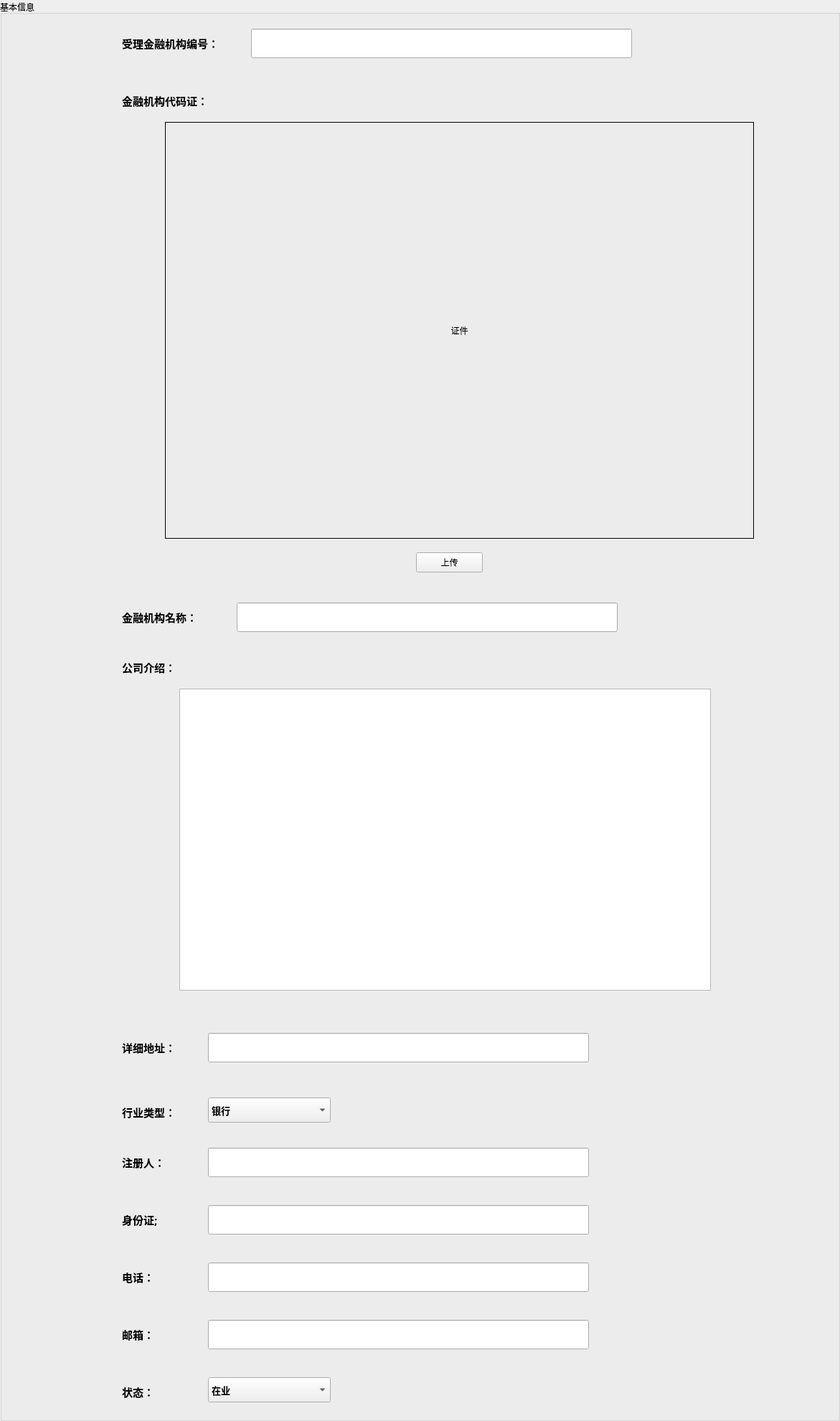
        <widget class="QGroupBox" name="groupBox">
         <property name="geometry">
          <rect>
           <x>10</x>
           <y>10</y>
           <width>1171</width>
           <height>1981</height>
          </rect>
         </property>
         <property name="title">
          <string>基本信息</string>
         </property>
         <widget class="QLabel" name="label_name_11">
          <property name="geometry">
           <rect>
            <x>170</x>
            <y>40</y>
            <width>161</width>
            <height>41</height>
           </rect>
          </property>
          <property name="font">
           <font>
            <family>微软雅黑</family>
            <pointsize>11</pointsize>
            <weight>75</weight>
            <bold>true</bold>
           </font>
          </property>
          <property name="text">
           <string>受理金融机构编号：</string>
          </property>
          <property name="alignment">
           <set>Qt::AlignLeading|Qt::AlignLeft|Qt::AlignVCenter</set>
          </property>
         </widget>
         <widget class="QLineEdit" name="lineEdit_team_name_2">
          <property name="geometry">
           <rect>
            <x>350</x>
            <y>40</y>
            <width>531</width>
            <height>41</height>
           </rect>
          </property>
          <property name="font">
           <font>
            <family>微软雅黑</family>
            <pointsize>10</pointsize>
            <weight>75</weight>
            <bold>true</bold>
           </font>
          </property>
          <property name="text">
           <string/>
          </property>
         </widget>
         <widget class="QLabel" name="label_name_12">
          <property name="geometry">
           <rect>
            <x>170</x>
            <y>120</y>
            <width>161</width>
            <height>41</height>
           </rect>
          </property>
          <property name="font">
           <font>
            <family>微软雅黑</family>
            <pointsize>11</pointsize>
            <weight>75</weight>
            <bold>true</bold>
           </font>
          </property>
          <property name="text">
           <string>金融机构代码证：</string>
          </property>
          <property name="alignment">
           <set>Qt::AlignLeading|Qt::AlignLeft|Qt::AlignVCenter</set>
          </property>
         </widget>
         <widget class="QLabel" name="label_5">
          <property name="geometry">
           <rect>
            <x>230</x>
            <y>170</y>
            <width>821</width>
            <height>581</height>
           </rect>
          </property>
          <property name="frameShape">
           <enum>QFrame::Box</enum>
          </property>
          <property name="text">
           <string>证件</string>
          </property>
          <property name="scaledContents">
           <bool>true</bool>
          </property>
          <property name="alignment">
           <set>Qt::AlignCenter</set>
          </property>
         </widget>
         <widget class="QPushButton" name="pushButton">
          <property name="geometry">
           <rect>
            <x>580</x>
            <y>770</y>
            <width>93</width>
            <height>28</height>
           </rect>
          </property>
          <property name="font">
           <font>
            <family>微软雅黑</family>
           </font>
          </property>
          <property name="text">
           <string>上传</string>
          </property>
         </widget>
         <widget class="QLineEdit" name="lineEdit_team_name_3">
          <property name="geometry">
           <rect>
            <x>330</x>
            <y>840</y>
            <width>531</width>
            <height>41</height>
           </rect>
          </property>
          <property name="font">
           <font>
            <family>微软雅黑</family>
            <pointsize>10</pointsize>
            <weight>75</weight>
            <bold>true</bold>
           </font>
          </property>
          <property name="text">
           <string/>
          </property>
         </widget>
         <widget class="QLabel" name="label_name_13">
          <property name="geometry">
           <rect>
            <x>170</x>
            <y>840</y>
            <width>161</width>
            <height>41</height>
           </rect>
          </property>
          <property name="font">
           <font>
            <family>微软雅黑</family>
            <pointsize>11</pointsize>
            <weight>75</weight>
            <bold>true</bold>
           </font>
          </property>
          <property name="text">
           <string>金融机构名称：</string>
          </property>
          <property name="alignment">
           <set>Qt::AlignLeading|Qt::AlignLeft|Qt::AlignVCenter</set>
          </property>
         </widget>
         <widget class="QLabel" name="label_name_14">
          <property name="geometry">
           <rect>
            <x>170</x>
            <y>910</y>
            <width>131</width>
            <height>41</height>
           </rect>
          </property>
          <property name="font">
           <font>
            <family>微软雅黑</family>
            <pointsize>11</pointsize>
            <weight>75</weight>
            <bold>true</bold>
           </font>
          </property>
          <property name="text">
           <string>公司介绍：</string>
          </property>
          <property name="alignment">
           <set>Qt::AlignLeading|Qt::AlignLeft|Qt::AlignVCenter</set>
          </property>
         </widget>
         <widget class="QPlainTextEdit" name="plainTextEdit">
          <property name="geometry">
           <rect>
            <x>250</x>
            <y>960</y>
            <width>741</width>
            <height>421</height>
           </rect>
          </property>
         </widget>
         <widget class="QLabel" name="label_name_15">
          <property name="geometry">
           <rect>
            <x>170</x>
            <y>1440</y>
            <width>111</width>
            <height>41</height>
           </rect>
          </property>
          <property name="font">
           <font>
            <family>微软雅黑</family>
            <pointsize>11</pointsize>
            <weight>75</weight>
            <bold>true</bold>
           </font>
          </property>
          <property name="text">
           <string>详细地址：</string>
          </property>
          <property name="alignment">
           <set>Qt::AlignLeading|Qt::AlignLeft|Qt::AlignVCenter</set>
          </property>
         </widget>
         <widget class="QLineEdit" name="lineEdit_team_name_4">
          <property name="geometry">
           <rect>
            <x>290</x>
            <y>1440</y>
            <width>531</width>
            <height>41</height>
           </rect>
          </property>
          <property name="font">
           <font>
            <family>微软雅黑</family>
            <pointsize>10</pointsize>
            <weight>75</weight>
            <bold>true</bold>
           </font>
          </property>
          <property name="text">
           <string/>
          </property>
         </widget>
         <widget class="QLabel" name="label_name_16">
          <property name="geometry">
           <rect>
            <x>170</x>
            <y>1530</y>
            <width>111</width>
            <height>41</height>
           </rect>
          </property>
          <property name="font">
           <font>
            <family>微软雅黑</family>
            <pointsize>11</pointsize>
            <weight>75</weight>
            <bold>true</bold>
           </font>
          </property>
          <property name="text">
           <string>行业类型：</string>
          </property>
          <property name="alignment">
           <set>Qt::AlignLeading|Qt::AlignLeft|Qt::AlignVCenter</set>
          </property>
         </widget>
         <widget class="QComboBox" name="comboBox_province_2">
          <property name="geometry">
           <rect>
            <x>290</x>
            <y>1530</y>
            <width>171</width>
            <height>35</height>
           </rect>
          </property>
          <property name="font">
           <font>
            <family>微软雅黑</family>
            <pointsize>10</pointsize>
            <weight>75</weight>
            <bold>true</bold>
           </font>
          </property>
          <property name="currentText">
           <string>银行</string>
          </property>
          <item>
           <property name="text">
            <string>银行</string>
           </property>
          </item>
          <item>
           <property name="text">
            <string>证券</string>
           </property>
          </item>
          <item>
           <property name="text">
            <string>保险</string>
           </property>
          </item>
          <item>
           <property name="text">
            <string>信托</string>
           </property>
          </item>
          <item>
           <property name="text">
            <string>基金</string>
           </property>
          </item>
          <item>
           <property name="text">
            <string>外资、侨资、中外合资</string>
           </property>
          </item>
         </widget>
         <widget class="QLabel" name="label_name_17">
          <property name="geometry">
           <rect>
            <x>170</x>
            <y>1600</y>
            <width>111</width>
            <height>41</height>
           </rect>
          </property>
          <property name="font">
           <font>
            <family>微软雅黑</family>
            <pointsize>11</pointsize>
            <weight>75</weight>
            <bold>true</bold>
           </font>
          </property>
          <property name="text">
           <string>注册人：</string>
          </property>
          <property name="alignment">
           <set>Qt::AlignLeading|Qt::AlignLeft|Qt::AlignVCenter</set>
          </property>
         </widget>
         <widget class="QLineEdit" name="lineEdit_team_name_5">
          <property name="geometry">
           <rect>
            <x>290</x>
            <y>1600</y>
            <width>531</width>
            <height>41</height>
           </rect>
          </property>
          <property name="font">
           <font>
            <family>微软雅黑</family>
            <pointsize>10</pointsize>
            <weight>75</weight>
            <bold>true</bold>
           </font>
          </property>
          <property name="text">
           <string/>
          </property>
         </widget>
         <widget class="QLabel" name="label_name_18">
          <property name="geometry">
           <rect>
            <x>170</x>
            <y>1680</y>
            <width>111</width>
            <height>41</height>
           </rect>
          </property>
          <property name="font">
           <font>
            <family>微软雅黑</family>
            <pointsize>11</pointsize>
            <weight>75</weight>
            <bold>true</bold>
           </font>
          </property>
          <property name="text">
           <string>身份证;</string>
          </property>
          <property name="alignment">
           <set>Qt::AlignLeading|Qt::AlignLeft|Qt::AlignVCenter</set>
          </property>
         </widget>
         <widget class="QLineEdit" name="lineEdit_team_name_6">
          <property name="geometry">
           <rect>
            <x>290</x>
            <y>1680</y>
            <width>531</width>
            <height>41</height>
           </rect>
          </property>
          <property name="font">
           <font>
            <family>微软雅黑</family>
            <pointsize>10</pointsize>
            <weight>75</weight>
            <bold>true</bold>
           </font>
          </property>
          <property name="text">
           <string/>
          </property>
         </widget>
         <widget class="QLabel" name="label_name_19">
          <property name="geometry">
           <rect>
            <x>170</x>
            <y>1760</y>
            <width>111</width>
            <height>41</height>
           </rect>
          </property>
          <property name="font">
           <font>
            <family>微软雅黑</family>
            <pointsize>11</pointsize>
            <weight>75</weight>
            <bold>true</bold>
           </font>
          </property>
          <property name="text">
           <string>电话：</string>
          </property>
          <property name="alignment">
           <set>Qt::AlignLeading|Qt::AlignLeft|Qt::AlignVCenter</set>
          </property>
         </widget>
         <widget class="QLineEdit" name="lineEdit_team_name_7">
          <property name="geometry">
           <rect>
            <x>290</x>
            <y>1760</y>
            <width>531</width>
            <height>41</height>
           </rect>
          </property>
          <property name="font">
           <font>
            <family>微软雅黑</family>
            <pointsize>10</pointsize>
            <weight>75</weight>
            <bold>true</bold>
           </font>
          </property>
          <property name="text">
           <string/>
          </property>
         </widget>
         <widget class="QLabel" name="label_name_20">
          <property name="geometry">
           <rect>
            <x>170</x>
            <y>1840</y>
            <width>111</width>
            <height>41</height>
           </rect>
          </property>
          <property name="font">
           <font>
            <family>微软雅黑</family>
            <pointsize>11</pointsize>
            <weight>75</weight>
            <bold>true</bold>
           </font>
          </property>
          <property name="text">
           <string>邮箱：</string>
          </property>
          <property name="alignment">
           <set>Qt::AlignLeading|Qt::AlignLeft|Qt::AlignVCenter</set>
          </property>
         </widget>
         <widget class="QLineEdit" name="lineEdit_team_name_8">
          <property name="geometry">
           <rect>
            <x>290</x>
            <y>1840</y>
            <width>531</width>
            <height>41</height>
           </rect>
          </property>
          <property name="font">
           <font>
            <family>微软雅黑</family>
            <pointsize>10</pointsize>
            <weight>75</weight>
            <bold>true</bold>
           </font>
          </property>
          <property name="text">
           <string/>
          </property>
         </widget>
         <widget class="QLabel" name="label_name_21">
          <property name="geometry">
           <rect>
            <x>170</x>
            <y>1920</y>
            <width>111</width>
            <height>41</height>
           </rect>
          </property>
          <property name="font">
           <font>
            <family>微软雅黑</family>
            <pointsize>11</pointsize>
            <weight>75</weight>
            <bold>true</bold>
           </font>
          </property>
          <property name="text">
           <string>状态：</string>
          </property>
          <property name="alignment">
           <set>Qt::AlignLeading|Qt::AlignLeft|Qt::AlignVCenter</set>
          </property>
         </widget>
         <widget class="QComboBox" name="comboBox_province_3">
          <property name="geometry">
           <rect>
            <x>290</x>
            <y>1920</y>
            <width>171</width>
            <height>35</height>
           </rect>
          </property>
          <property name="font">
           <font>
            <family>微软雅黑</family>
            <pointsize>10</pointsize>
            <weight>75</weight>
            <bold>true</bold>
           </font>
          </property>
          <property name="currentText">
           <string>在业</string>
          </property>
          <item>
           <property name="text">
            <string>在业</string>
           </property>
          </item>
          <item>
           <property name="text">
            <string>存续</string>
           </property>
          </item>
          <item>
           <property name="text">
            <string>吊销</string>
           </property>
          </item>
          <item>
           <property name="text">
            <string>注销</string>
           </property>
          </item>
          <item>
           <property name="text">
            <string>迁入</string>
           </property>
          </item>
          <item>
           <property name="text">
            <string>迁出</string>
           </property>
          </item>
          <item>
           <property name="text">
            <string>停业</string>
           </property>
          </item>
          <item>
           <property name="text">
            <string>清算</string>
           </property>
          </item>
         </widget>
        </widget>
